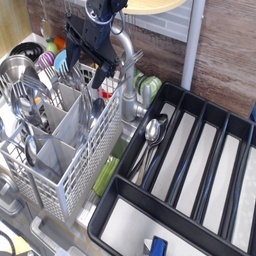
#> input picture bridge_00_sample_000000.jpg, 256 x 256 px, found by its file name; its folder holds only this picture in this run
$ python fig_augmentation_honest.py --source ../../bridge_00_sample_000000.jpg
#> lines starting #> are read from the running program, lines starting #| are printed output that depends on the picture; after the words box and inside, x2 and y2 are one past the last pixel; in counts of white or black regions, pixels touching at a corner belong together
### src/graphgenerate/slide_style.py
"""
slide_style.py — shared look-and-feel for all presentation figures.

Presentation figures are NOT dissertation figures. They need:
  - much larger fonts (readable from the back of a room)
  - fewer elements per figure (one idea per slide)
  - transparent background (so they sit on any slide template)
  - high DPI PNG for PowerPoint + PDF for LaTeX

Import this at the top of every figure script:
    from slide_style import apply_style, save, C
"""

import matplotlib
matplotlib.use("Agg")
import matplotlib.pyplot as plt
from pathlib import Path

# ---------------------------------------------------------------------------
# Colour palette. Deliberately colour-blind-safe (Okabe-Ito derived) and
# consistent across every figure so "orange = composite" everywhere, etc.
# ---------------------------------------------------------------------------
C = {
    "run1":       "#C44536",   # red    — Run 1 / the broken run
    "run2":       "#2A6F97",   # blue   — Run 2 / the fixed run
    "native":     "#2A9D5C",   # green  — native ClearGrasp frames
    "composite":  "#E08A1E",   # orange — composites
    "baseline":   "#8A8A8A",   # grey   — baselines / priors
    "accent":     "#6A4C93",   # purple — highlights
    "ink":        "#1A1A1A",   # near-black text
    "muted":      "#6B6B6B",   # secondary text
    "grid":       "#D8D8D8",
}

# Bar order used in the depth ablation, kept in one place
ABLATION_COLORS = {
    "Corrupted":            C["baseline"],
    "Inpainting":           C["native"],
    "Poisson (GT normals)": C["run2"],
    "Poisson (predicted)":  C["run1"],
}


def apply_style(base_fontsize=20):
    """Apply presentation-grade typography and axis defaults."""
    plt.rcParams.update({
        "figure.facecolor":  "none",
        "axes.facecolor":    "none",
        "savefig.facecolor": "none",
        "savefig.transparent": True,

        "font.family":     "DejaVu Sans",
        "font.size":       base_fontsize,
        "axes.titlesize":  base_fontsize + 4,
        "axes.labelsize":  base_fontsize + 1,
        "xtick.labelsize": base_fontsize,
        "ytick.labelsize": base_fontsize,
        "legend.fontsize": base_fontsize,

        "axes.edgecolor":  C["muted"],
        "axes.labelcolor": C["ink"],
        "text.color":      C["ink"],
        "xtick.color":     C["ink"],
        "ytick.color":     C["ink"],

        "axes.spines.top":   False,
        "axes.spines.right": False,
        "axes.linewidth":    1.4,
        "axes.grid":         True,
        "grid.color":        C["grid"],
        "grid.linewidth":    0.9,
        "grid.alpha":        0.7,

        "lines.linewidth":  3.0,
        "legend.frameon":   False,

        "figure.autolayout": False,
    })


def save(fig, outdir, name, also_pdf=True, dpi=220):
    """Save a figure as PNG (for slides) and PDF (for LaTeX)."""
    outdir = Path(outdir)
    outdir.mkdir(parents=True, exist_ok=True)
    png = outdir / f"{name}.png"
    fig.savefig(png, dpi=dpi, bbox_inches="tight", transparent=True)
    written = [png]
    if also_pdf:
        pdf = outdir / f"{name}.pdf"
        fig.savefig(pdf, bbox_inches="tight", transparent=True)
        written.append(pdf)
    plt.close(fig)
    for w in written:
        print(f"  wrote {w}")
    return written


# [14 lines left out: functions annotate_bars, warn_fallback, not called in this run]

### src/graphgenerate/fig_augmentation_honest.py
#!/usr/bin/env python3
"""
fig_augmentation_honest.py
==========================
Replaces the misleading `fig_augmentation_strip` (which grabbed 6 unrelated
finished composites and slapped process labels on them).

This version is HONEST BY CONSTRUCTION: it takes ONE real ClearGrasp bottle and
applies each transform INDEPENDENTLY to that same object, using the EXACT
parameter ranges from generatedata.py. An examiner could diff this against the
generator and the operations would match.

Panels (independent — each transform applied alone to the original):
  original · scale · rotation · flip · photometric · noise
plus one final "composited on background" panel to show the end product.

Transform ranges copied verbatim from generatedata.py:
  scale        random.uniform(0.25, 0.75)
  rotation     random.uniform(-15, 15)   BORDER_REFLECT (fg) / CONSTANT 0 (mask)
  flip         cv2.flip(., 1)
  photometric  contrast a~U(0.6,1.4), brightness b~U(-40,40),
               hue +U(-10,10), sat *U(0.7,1.3)
  noise        gaussian, std ~U(1,5)

Usage:
    python fig_augmentation_honest.py --root ~/MscProject --out slides_figs
    python fig_augmentation_honest.py --source 000000042-rgb.jpg   # force a bottle
"""

import argparse
import random
from pathlib import Path

import numpy as np
import cv2
import matplotlib
matplotlib.use("Agg")
import matplotlib.pyplot as plt

# reuse the shared slide styling if available; otherwise fall back gracefully
try:
    from graphgenerate.slide_style import apply_style, save, C
    HAVE_STYLE = True
except Exception:
    HAVE_STYLE = False
    C = {"muted": "#6B6B6B", "ink": "#1A1A1A", "native": "#2A9D5C"}

IMG_SIZE = (224, 224)   # generatedata.py native resolution


# ---- transforms copied from generatedata.py (same ranges) -----------------
def photometric_jitter(img, rng):
    a = rng.uniform(0.6, 1.4)
    b = rng.integers(-40, 41)
    img = np.clip(a * img.astype(np.float32) + b, 0, 255).astype(np.uint8)
    hsv = cv2.cvtColor(img, cv2.COLOR_BGR2HSV).astype(np.float32)
    hsv[:, :, 0] = (hsv[:, :, 0] + rng.uniform(-10, 10)) % 180
    hsv[:, :, 1] = np.clip(hsv[:, :, 1] * rng.uniform(0.7, 1.3), 0, 255)
    return cv2.cvtColor(hsv.astype(np.uint8), cv2.COLOR_HSV2BGR)


def add_noise(img, rng):
    noise = rng.normal(0, rng.uniform(1, 5), img.shape).astype(np.float32)
    return np.clip(img.astype(np.float32) + noise, 0, 255).astype(np.uint8)


def to_rgb(bgr):
    return cv2.cvtColor(bgr, cv2.COLOR_BGR2RGB)


# ---- source selection: a LARGE, central bottle ----------------------------
def pick_large_bottle(rgb_dir, mask_dir, rng, forced=None, tries=60):
    rgb_files = sorted(rgb_dir.glob("*.jpg")) + sorted(rgb_dir.glob("*.png"))
    if forced:
        rgb_files = [rgb_dir / forced] + rgb_files

    best = None
    best_area = 0
    checked = 0
    for rgb_path in ([rgb_dir / forced] if forced else rng.permutation(rgb_files)[:tries]):
        rgb_path = Path(rgb_path)
        if not rgb_path.exists():
            continue
        stem = rgb_path.stem
        mstem = stem.replace("-rgb", "-segmentation-mask")
        mask_path = mask_dir / f"{mstem}.png"
        if not mask_path.exists():
            continue
        fg = cv2.imread(str(rgb_path))
        m = cv2.imread(str(mask_path), cv2.IMREAD_GRAYSCALE)
        if fg is None or m is None:
            continue
        _, mb = cv2.threshold(m, 10, 255, cv2.THRESH_BINARY)
        area = int((mb > 0).sum())
        frac = area / (mb.shape[0] * mb.shape[1])
        checked += 1
        # want a clearly visible object: >8% of frame, single dominant blob
        if frac > 0.08 and area > best_area:
            best_area, best = area, (fg, mb, stem, frac)
        if forced:
            break
    return best, checked


def crop_to_object(fg, mask, pad=0.9):
    """Tight-ish crop around the object so the bottle is large in every panel."""
    ys, xs = np.where(mask > 0)
    if len(xs) == 0:
        return fg, mask
    x0, x1, y0, y1 = xs.min(), xs.max(), ys.min(), ys.max()
    w, h = x1 - x0, y1 - y0
    px, py = int(w * pad), int(h * pad)
    x0, y0 = max(0, x0 - px), max(0, y0 - py)
    x1, y1 = min(fg.shape[1], x1 + px), min(fg.shape[0], y1 + py)
    return fg[y0:y1, x0:x1], mask[y0:y1, x0:x1]


def main():
    ap = argparse.ArgumentParser()
    ap.add_argument("--root", default=".")
    ap.add_argument("--out", default="slides_figs")
    ap.add_argument("--source", default=None, help="force a specific -rgb.jpg filename")
    ap.add_argument("--seed", type=int, default=7)
    args = ap.parse_args()

    root = Path(args.root).expanduser()
    cat = root / "data" / "cleargrasp_dataset" / "cleargrasp-dataset-train" / "square-plastic-bottle-train"
    rgb_dir, mask_dir = cat / "rgb-imgs", cat / "segmentation-masks"
    bg_dir = root / "data" / "raw_backgrounds"
    out = Path(args.out).expanduser()
    out.mkdir(parents=True, exist_ok=True)

    if HAVE_STYLE:
        apply_style(base_fontsize=16)

    rng = np.random.default_rng(args.seed)
    picked, checked = pick_large_bottle(rgb_dir, mask_dir, rng, forced=args.source)
#> in pick_large_bottle, fg is the input picture: shape (256, 256, 3); mean B, G, R 130.4, 124, 126.9
#> in pick_large_bottle, `_, mb = cv2.threshold(m, 10, 255, cv2.THRESH_BINARY)`:
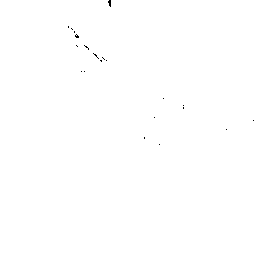
#> mb: shape (256, 256); 99.9% white; black in thin lines or dots, all inside (x1, y1, x2, y2) = (68, 0, 254, 145)
#> in pick_large_bottle, `area = int((mb > 0).sum())`: area = 65469
#> in pick_large_bottle, `frac = area / (mb.shape[0] * mb.shape[1])`: frac = 0.999
#> in pick_large_bottle, `best_area, best = area, (fg, mb, stem, frac)`: best_area = 65469
#> checked = 1
    if picked is None:
        print(f"[ERROR] no suitably large bottle found (checked {checked}). "
              f"Try --source <filename> or a different --seed.")
        return
    fg0, mask0, stem, frac = picked
#> stem = 'bridge_00_sample_000000'; frac = 0.999
    print(f"[OK] using {stem}  (object = {100*frac:.1f}% of frame)")
#| [OK] using bridge_00_sample_000000  (object = 99.9% of frame)

    # crop so the object is prominent, then resize to working size
    fg0, mask0 = crop_to_object(fg0, mask0)
#> in crop_to_object, `x0, x1, y0, y1 = xs.min(), xs.max(), ys.min(), ys.max()`: x0 = 0; x1 = 255; y0 = 0; y1 = 255
#> in crop_to_object, `px, py = int(w * pad), int(h * pad)`: px = 229
#> in crop_to_object, `x1, y1 = min(fg.shape[1], x1 + px), min(fg.shape[0], y1 + py)`: x1 = 256
    fg0 = cv2.resize(fg0, IMG_SIZE)
    mask0 = cv2.resize(mask0, IMG_SIZE, interpolation=cv2.INTER_NEAREST)
#> mask0: shape (224, 224); 99.9% white; black in thin lines or dots, all inside (x1, y1, x2, y2) = (60, 0, 223, 122)
    _, mask0 = cv2.threshold(mask0, 127, 255, cv2.THRESH_BINARY)

    H, W = IMG_SIZE[1], IMG_SIZE[0]

    # ---- build each panel INDEPENDENTLY from the original --------------------
    panels = []

    # original
    panels.append(("original", to_rgb(fg0)))

    # scale: shrink the object within the frame (place smaller version on grey pad)
    s = 0.45  # representative of U(0.25,0.75)
    sw, sh = int(W * s), int(H * s)
    small = cv2.resize(fg0, (sw, sh))
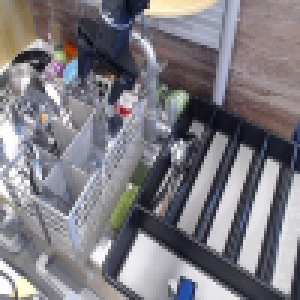
#> small: shape (100, 100, 3) (shown 3 times larger); mean B, G, R 130.2, 123.8, 126.7
    canvas = np.full_like(fg0, 200)  # light grey pad to show the object got smaller
    oy, ox = (H - sh) // 2, (W - sw) // 2
    canvas[oy:oy+sh, ox:ox+sw] = small
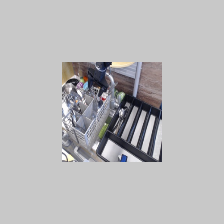
#> canvas: shape (224, 224, 3); mean B, G, R 186.1, 184.8, 185.4
    panels.append(("scale  ×0.45", to_rgb(canvas)))

    # rotation: +15 deg, BORDER_REFLECT like the generator
    rot = cv2.getRotationMatrix2D((W // 2, H // 2), 15, 1.0)
    rotated = cv2.warpAffine(fg0, rot, (W, H), borderMode=cv2.BORDER_REFLECT)
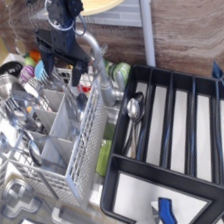
#> rotated: shape (224, 224, 3); mean B, G, R 127.5, 120, 122.8
    panels.append(("rotation  +15°", to_rgb(rotated)))

    # flip
    panels.append(("flip (horizontal)", to_rgb(cv2.flip(fg0, 1))))
#> in to_rgb (call 4), `return cv2.cvtColor(bgr, cv2.COLOR_BGR2RGB)`:
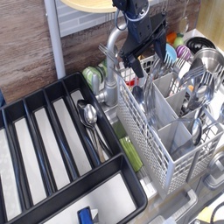
#> returned value: shape (224, 224, 3); mean R, G, B 126.8, 123.9, 130.3

    # photometric
    panels.append(("photometric jitter", to_rgb(photometric_jitter(fg0, rng))))
#> in photometric_jitter, `img = np.clip(a * img.astype(np.float32) + b, 0, 255).astype(np.uint8)`:
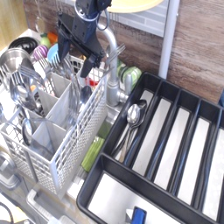
#> img: shape (224, 224, 3); mean of channels 0, 1, 2 156.5, 149.6, 152.6; drawn as B, G, R
#> in photometric_jitter, `hsv[:, :, 0] = (hsv[:, :, 0] + rng.uniform(-10, 10)) % 180`:
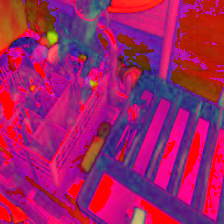
#> hsv: shape (224, 224, 3) float32; mean of channels 0, 1, 2 101.5, 29.9, 162; drawn as B, G, R

    # noise
    panels.append(("gaussian noise", to_rgb(add_noise(fg0, rng))))

    # final: composited on a real background (the end product)
    bgs = sorted(bg_dir.glob("*.jpg")) + sorted(bg_dir.glob("*.png"))
    if bgs:
        bg = cv2.resize(cv2.imread(str(rng.choice(bgs))), IMG_SIZE)
        soft = cv2.GaussianBlur(mask0.astype(np.float32), (7, 7), 0)[:, :, None] / 255.0
        comp = (fg0 * soft + bg * (1 - soft)).astype(np.uint8)
        comp = add_noise(photometric_jitter(comp, rng), rng)
        panels.append(("→ final composite", to_rgb(comp)))

    # ---- render -------------------------------------------------------------
    n = len(panels)
#> n = 6
    fig, axes = plt.subplots(1, n, figsize=(2.5 * n, 3.1))
    if n == 1:
        axes = [axes]
    for ax, (label, img) in zip(axes, panels):
        ax.imshow(img)
        ax.axis("off")
        colour = C.get("native", "#2A9D5C") if "final" in label else C.get("muted", "#6B6B6B")
        ax.set_title(label, fontsize=14, fontweight="bold", color=colour, pad=8)
#> this loop made 6 passes
#> label on passes 1 to 6: 'original', 'scale  ×0.45', 'rotation  +15°', 'flip (horizontal)', 'photometric jitter', 'gaussian noise'
    fig.suptitle("Domain randomisation — each transform applied to the same bottle",
                 fontsize=18, fontweight="bold", y=1.08)
    fig.tight_layout()

    if HAVE_STYLE:
        save(fig, out, "fig_augmentation_honest")
    else:
        p = out / "fig_augmentation_honest.png"
        fig.savefig(p, dpi=220, bbox_inches="tight", transparent=True)
        fig.savefig(out / "fig_augmentation_honest.pdf", bbox_inches="tight")
        print(f"  wrote {p}")
    print("Done. If the object is still small or awkward, try a different --seed "
          "or pass --source <a-rgb.jpg you like>.")


if __name__ == "__main__":
    main()

$ run again, on bridge_05_sample_006006.jpg
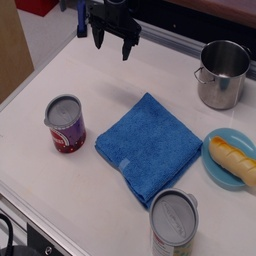
#> input picture bridge_05_sample_006006.jpg, 256 x 256 px, found by its file name
#> in pick_large_bottle, fg is the input picture: shape (256, 256, 3); mean B, G, R 117.6, 110.1, 116.6
#> in pick_large_bottle, `_, mb = cv2.threshold(m, 10, 255, cv2.THRESH_BINARY)`:
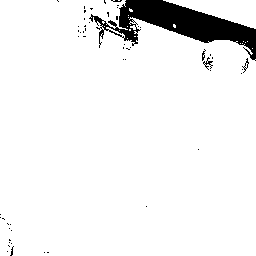
#> mb: shape (256, 256); 93.9% white; 54 black regions (50 under 20 px), largest, box (x1, y1, x2, y2) and area: (89, 0, 256, 61) 3781, (203, 57, 213, 70) 43, (242, 58, 249, 73) 28, (202, 49, 206, 61) 22
#> area = 61533
#> in pick_large_bottle, `frac = area / (mb.shape[0] * mb.shape[1])`: frac = 0.939
#> best_area = 61533
#> checked = 1
#> in main, `fg0, mask0, stem, frac = picked`: stem = 'bridge_05_sample_006006'; frac = 0.939
#| [OK] using bridge_05_sample_006006  (object = 93.9% of frame)
#> in crop_to_object, `x0, x1, y0, y1 = xs.min(), xs.max(), ys.min(), ys.max()`: x0 = 0; x1 = 255; y0 = 0; y1 = 255
#> px = 229
#> in crop_to_object, `x1, y1 = min(fg.shape[1], x1 + px), min(fg.shape[0], y1 + py)`: x1 = 256
#> mask0: shape (224, 224); 93.9% white; 55 black regions (52 under 20 px), largest, box (x1, y1, x2, y2) and area: (78, 0, 224, 53) 2880, (178, 54, 187, 61) 28, (177, 43, 181, 54) 20
#> in photometric_jitter, `hsv[:, :, 1] = np.clip(hsv[:, :, 1] * rng.uniform(0.7, 1.3), 0, 255)`:
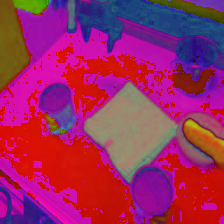
#> hsv: shape (224, 224, 3) float32; mean of channels 0, 1, 2 96.7, 41.3, 154.8; drawn as B, G, R
#> n = 6
#> the loop in main, `for ax, (label, img) in zip(axes, panels):` made 6 passes
#> label on passes 1 to 6: 'original', 'scale  ×0.45', 'rotation  +15°', 'flip (horizontal)', 'photometric jitter', 'gaussian noise'

$ run again, on bridge_06_sample_007221.jpg
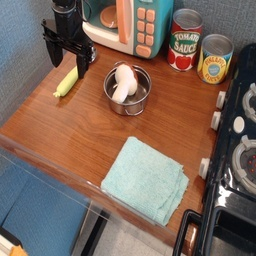
#> input picture bridge_06_sample_007221.jpg, 256 x 256 px, found by its file name
#> in pick_large_bottle, fg is the input picture: shape (256, 256, 3); mean B, G, R 91.1, 103.1, 125.7
#> mb: shape (256, 256); 99.7% white; black in thin lines or dots, all inside (x1, y1, x2, y2) = (45, 28, 256, 250)
#> area = 65309
#> in pick_large_bottle, `frac = area / (mb.shape[0] * mb.shape[1])`: frac = 0.997
#> best_area = 65309
#> checked = 1
#> in main, `fg0, mask0, stem, frac = picked`: stem = 'bridge_06_sample_007221'; frac = 0.997
#| [OK] using bridge_06_sample_007221  (object = 99.7% of frame)
#> in crop_to_object, `x0, x1, y0, y1 = xs.min(), xs.max(), ys.min(), ys.max()`: x0 = 0; x1 = 255; y0 = 0; y1 = 255
#> px = 229
#> in crop_to_object, `x1, y1 = min(fg.shape[1], x1 + px), min(fg.shape[0], y1 + py)`: x1 = 256
#> mask0: shape (224, 224); 99.7% white; black in thin lines or dots, all inside (x1, y1, x2, y2) = (40, 25, 221, 219)
#> in photometric_jitter, `return cv2.cvtColor(hsv.astype(np.uint8), cv2.COLOR_HSV2BGR)`:
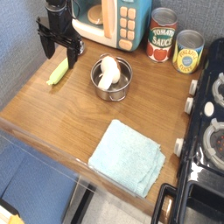
#> returned value: shape (224, 224, 3); mean B, G, R 122.3, 138.1, 153.4
#> n = 6
#> the loop in main, `for ax, (label, img) in zip(axes, panels):` made 6 passes
#> label on passes 1 to 6: 'original', 'scale  ×0.45', 'rotation  +15°', 'flip (horizontal)', 'photometric jitter', 'gaussian noise'
